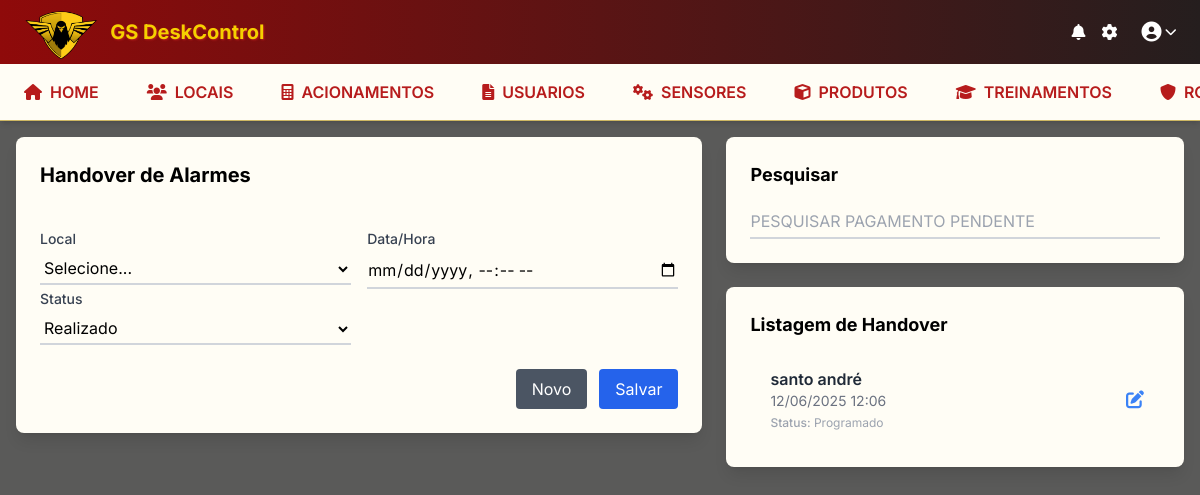
Screenshot of /pagpendentes/ with the database file from the repository.
### pagpendentes/models.py (models this page shows, shortened)
class PagPendente(models.Model):
    STATUS_CHOICES = [
        ('realizado', 'Realizado'),
        ('programado', 'Programado'),
        ('pendente', 'Pendente'),
    ]
    local = models.ForeignKey(Clientes, on_delete=models.CASCADE, related_name='pagamentos_pendentes')
    data_hora = models.DateTimeField()
    status = models.CharField(max_length=20, choices=STATUS_CHOICES, default='pendente')

### clientes/models.py (models this page shows, shortened)
class Clientes(models.Model):
    nome = models.CharField(max_length=200, blank=True, null=True)
    pronta_resposta = models.CharField(max_length=200, blank=True, null=True, verbose_name="Pronta Resposta")
    telefone = models.CharField(max_length=20, blank=True, null=True, verbose_name="Telefone")
    def __str__(self):
        return str(self.nome) if self.nome else ""

### pagpendentes/views.py (the view, shortened to what this page needs)
# urls.py: path('', pagpendentes_view, name='pagpendentes'),
def pagpendentes_view(request):
    form = PagPendenteForm()
    search_query = request.GET.get('q', '').strip()
    itens = PagPendente.objects.all().order_by('-id')
    if search_query:
        itens = itens.filter(
            Q(local__nome__icontains=search_query) |
            Q(local__cpf_cnpj__icontains=search_query) |
            Q(status__icontains=search_query)
        )
    if request.headers.get('X-Requested-With') == 'XMLHttpRequest' and search_query:
        html = render_to_string('pagpendentes/partials/lista_pagamentos.html', {'itens': itens})
        return JsonResponse({'html': html})
    context = {'form': form, 'itens': itens, 'search_query': search_query}
    return render(request, 'pagpendentes/pagpendentes.html', context)

### pagpendentes/forms.py
class PagPendenteForm(forms.ModelForm):
    class Meta:
        model = PagPendente
        fields = ['local', 'data_hora', 'status']
        widgets = {
            'local': forms.Select(attrs={'class': 'w-full py-1 bg-transparent border-0 border-b-2 border-gray-300 focus:outline-none focus:ring-0 focus:border-blue-500'}),
            'data_hora': forms.DateTimeInput(attrs={'type': 'datetime-local', 'class': 'w-full py-1 bg-transparent border-0 border-b-2 border-gray-300 focus:outline-none focus:ring-0 focus:border-blue-500'}),
            'status': forms.Select(attrs={'class': 'w-full py-1 bg-transparent border-0 border-b-2 border-gray-300 focus:outline-none focus:ring-0 focus:border-blue-500'}),
        }

### pagpendentes/templates/pagpendentes/pagpendentes.html (shortened to what this page needs)
{% extends 'base.html' %}
{% load static %}
{% block content %}
<div class="flex flex-col lg:flex-row gap-6">
    <div class="lg:w-3/5">
        <div class="bg-slate-200 rounded-lg shadow-lg p-6 mb-6">
            <form method="post" action="{% url 'pagpendentes:pagpendentes' %}" class="pagpendente-form" id="pagpendenteForm">
                <div class="flex justify-between items-center mb-6">
                    <h2 class="text-xl font-bold mb-4" id="form-title">Handover de Alarmes</h2>
                </div>
                <div class="grid grid-cols-1 md:grid-cols-2 gap-4">
                    <div>
                        <label class="block text-sm font-medium text-gray-700 mb-1">Local</label>
                        <select name="local" id="id_local" class="w-full py-1 bg-transparent border-0 border-b-2 border-gray-300 focus:outline-none focus:ring-0 focus:border-blue-500">
                            <option value="">Selecione...</option>
                        </select>
                    </div>
                    <div>
                        <label class="block text-sm font-medium text-gray-700 mb-1">Data/Hora</label>
                        <input type="datetime-local" name="data_hora" id="id_data_hora" class="w-full py-1 bg-transparent border-0 border-b-2 border-gray-300 focus:outline-none focus:ring-0 focus:border-blue-500"
                            value="{% if form.data_hora.value %}{{ form.data_hora.value|date:'Y-m-d\\TH:i' }}{% endif %}">
                    </div>
                </div>
                <div class="grid grid-cols-1 md:grid-cols-2 gap-4">
                    <div>
                        <label class="block text-sm font-medium text-gray-700 mb-1">Status</label>
                        <select name="status" id="id_status" class="w-full py-1 bg-transparent border-0 border-b-2 border-gray-300 focus:outline-none focus:ring-0 focus:border-blue-500">
                            {% for value, label in form.fields.status.choices %}
                                <option value="{{ value }}" {% if form.initial.status == value or form.data.status == value %}selected{% endif %}>{{ label }}</option>
                            {% endfor %}
                        </select>
                    </div>
                </div>
                <div class="flex justify-end space-x-3 mt-6">
                    <button type="button" id="btn-novo" class="px-4 py-2 bg-gray-600 text-white rounded hover:bg-gray-700">Novo</button>
                    <button type="submit" id="btn-salvar" class="px-4 py-2 bg-blue-600 text-white rounded hover:bg-blue-700">Salvar</button>
                </div>
            </form>
        </div>
    </div>
    <div class="lg:w-2/5 flex flex-col gap-6">
        <div class="bg-slate-200 rounded-lg shadow-lg p-6">
            <h2 class="text-lg font-bold mb-4">Pesquisar</h2>
            <form method="get">
                <input type="text" name="q" value="{{ request.GET.q }}" placeholder="PESQUISAR PAGAMENTO PENDENTE" class="w-full py-1 bg-transparent border-0 border-b-2 border-gray-300 focus:outline-none focus:ring-0 focus:border-blue-500">
            </form>
        </div>
        <div id="pagpendente-list-container"
             data-get-url-template="{% url 'pagpendentes:get_pagpendente' 0 %}"
             data-update-url-template="{% url 'pagpendentes:pagpendentes' %}"
             class="bg-slate-200 rounded-lg shadow-lg p-6 flex-1">
            <h2 class="text-lg font-bold mb-4">Listagem de Handover</h2>
            <div id="pagpendente-list-results" class="max-h-96 overflow-y-auto">
                <ul class="divide-y divide-gray-200">
                    {% for item in itens %}
                    <li class="pagpendente-item py-3 px-4 cursor-pointer hover:bg-gray-50 border-l-4 border-transparent hover:border-blue-500 transition-all duration-200"
                        onclick="carregarPagPendente('{{ item.pk }}')"
                        data-pagpendente-id="{{ item.pk }}">
                        <div class="flex justify-between items-center">
                            <div class="flex-1">
                                <div class="font-semibold text-gray-800">{{ item.local|default:"Sem local" }}</div>
                                <div class="text-gray-500 text-sm">{{ item.data_hora|date:"d/m/Y H:i"|default:"Sem data" }}</div>
                                <div class="text-gray-400 text-xs mt-1">
                                    <span class="font-medium">Status:</span> {{ item.get_status_display }}
                                </div>
                            </div>
                            <div class="ml-4">
                                <i class="fas fa-edit text-blue-500 text-lg"></i>
                            </div>
                        </div>
                    </li>
                    {% empty %}
                    <li class="py-8 text-center text-gray-400">
                        <i class="fas fa-inbox text-4xl mb-2"></i>
                        <div>Nenhum pagamento pendente cadastrado.</div>
                    </li>
                    {% endfor %}
                </ul>
            </div>
        </div>
    </div>
</div>
{% endblock %}

### templates/base.html (style rules this page uses)
body { font-family: 'Inter', sans-serif; background-color: #5a5a59 !important; }
.bg-slate-100, .bg-slate-200, .bg-gray-100 { background-color: #fffdf5 !important; }

### pagpendentes/templates/pagpendentes/pagpendentes.html (style rules this page uses)
.pagpendente-item { transition: all 0.2s ease-in-out; }

### rows the page displays
PagPendente: local "santo andré", data_hora "12/06/2025 12:06", status "Programado"

### other values shown
form field status "Realizado"
